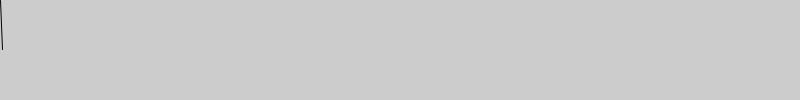
Frame 1 (no input)
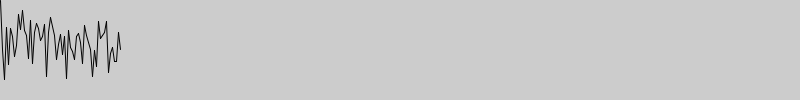
Frame 60 (the mouse pressed at the canvas centre just before this capture)
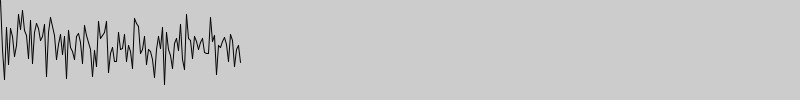
Frame 120 (the mouse held since frame 60 and released just before this capture)

The Processing sketch that drew these frames (run headless with seeded random() and noise(); from frame 60 on, the mouse is pressed at the canvas centre):

// Processing sketch: art_sketch
// ── art_sketch.pde
float smoothness = 0.1;
float pX=0, pY=0;

void setup() {
  size(800, 100);
}

void draw() {
  float x = 2*frameCount % width;
  float y = noise(frameCount)*height; // produces a slightly more natural, harmonic succession of numbers
  //float y = random(0,1)*height; //-- truly random
  
  line(pX, pY, x, y);
  
  pX = x;
  pY = y;
}
